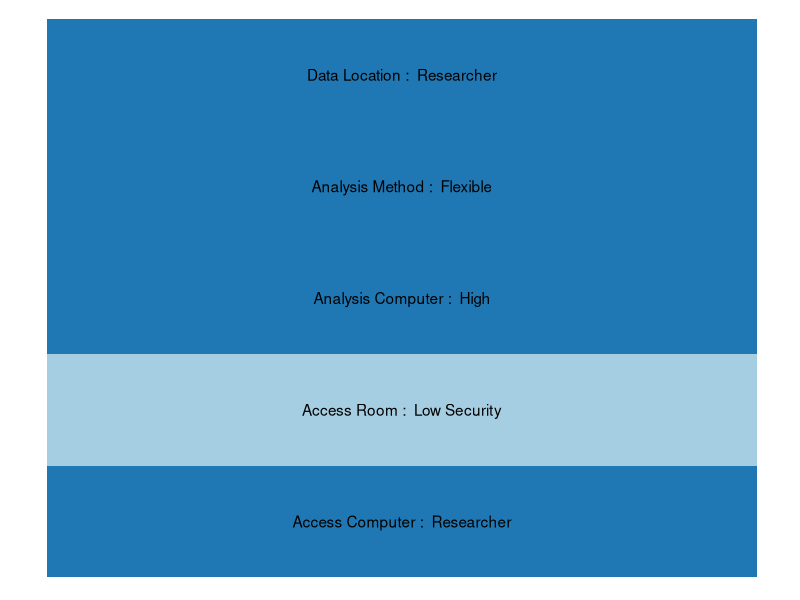
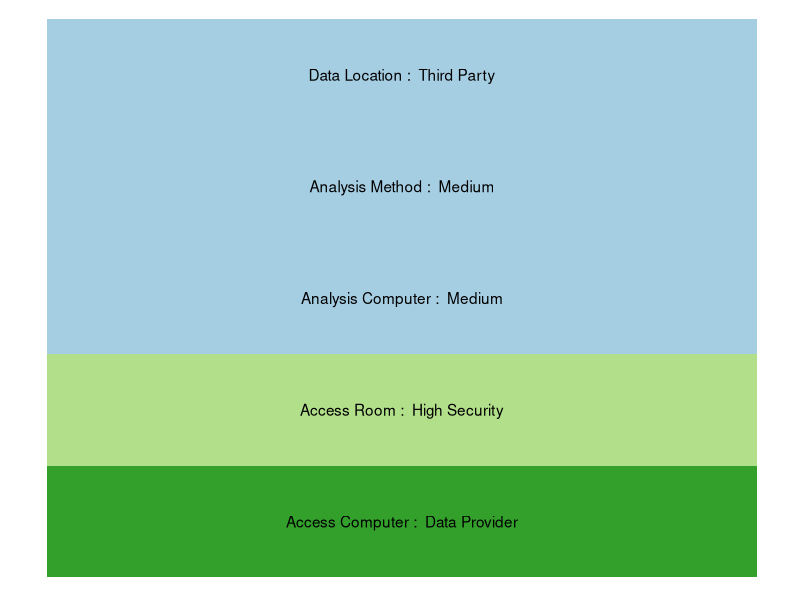
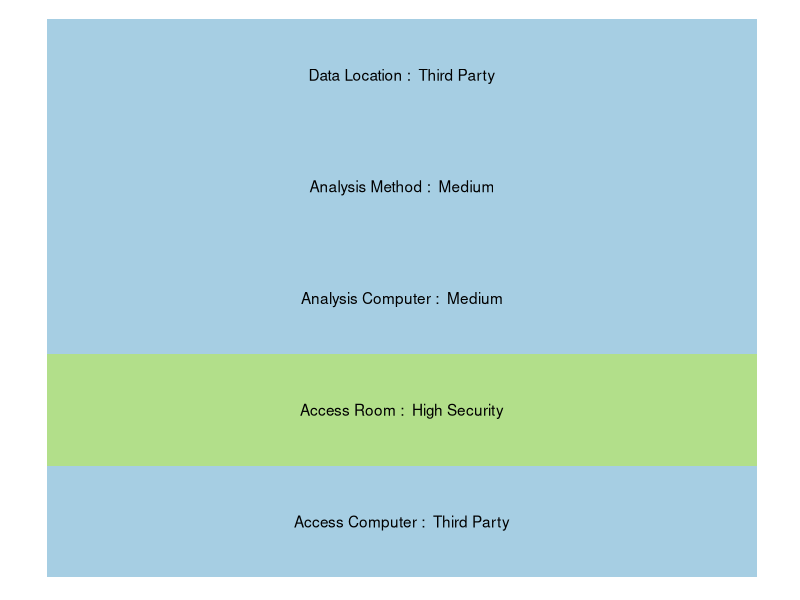
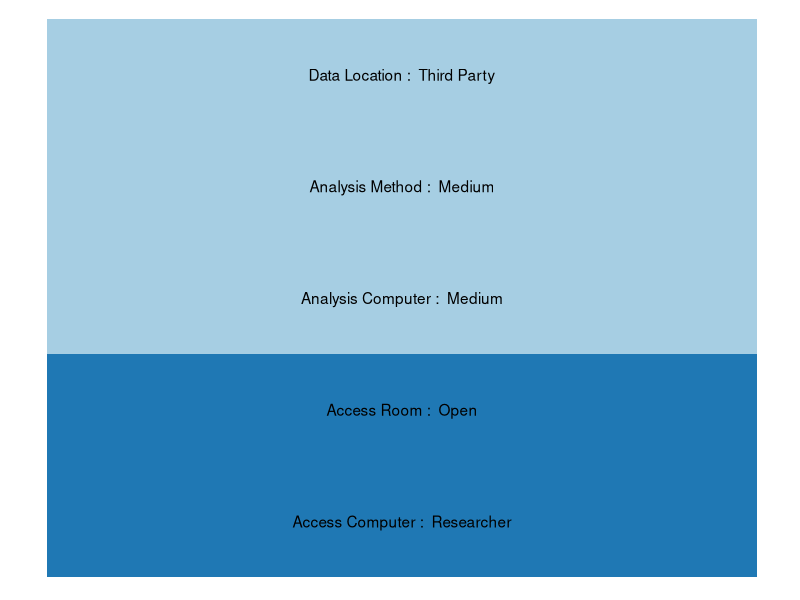
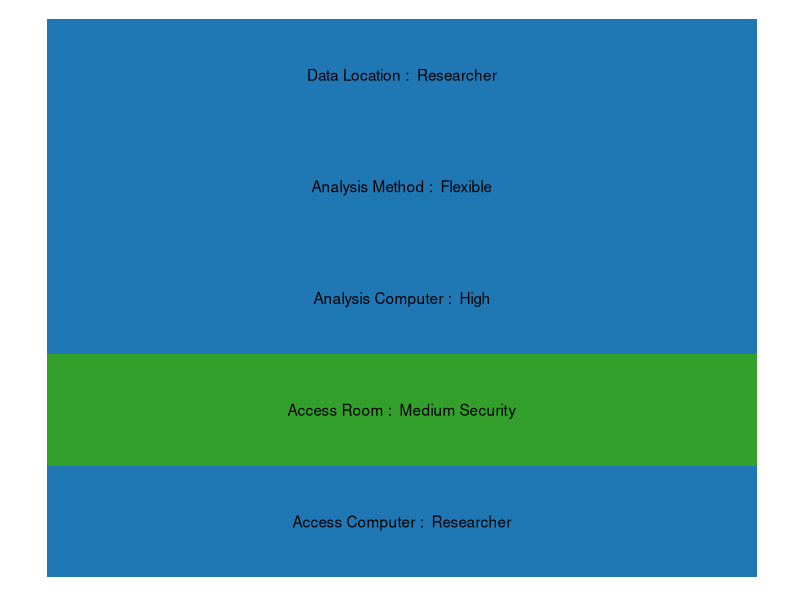
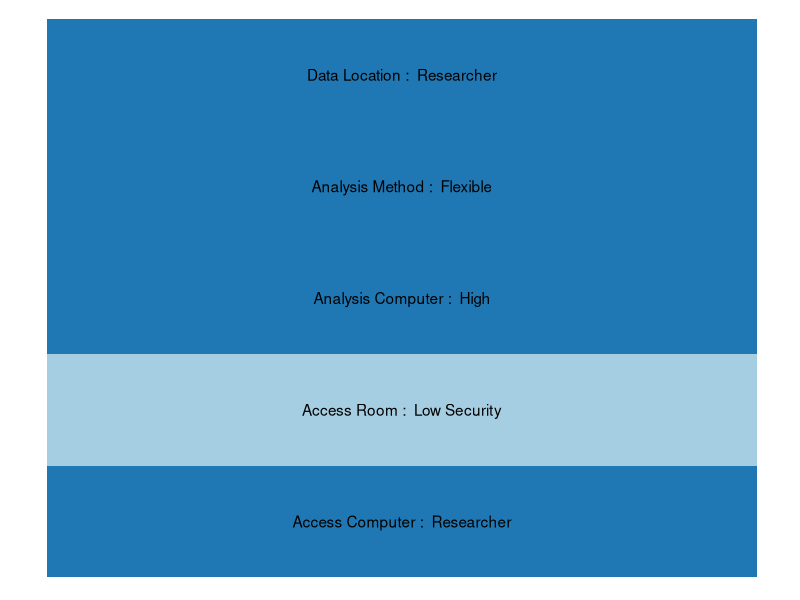
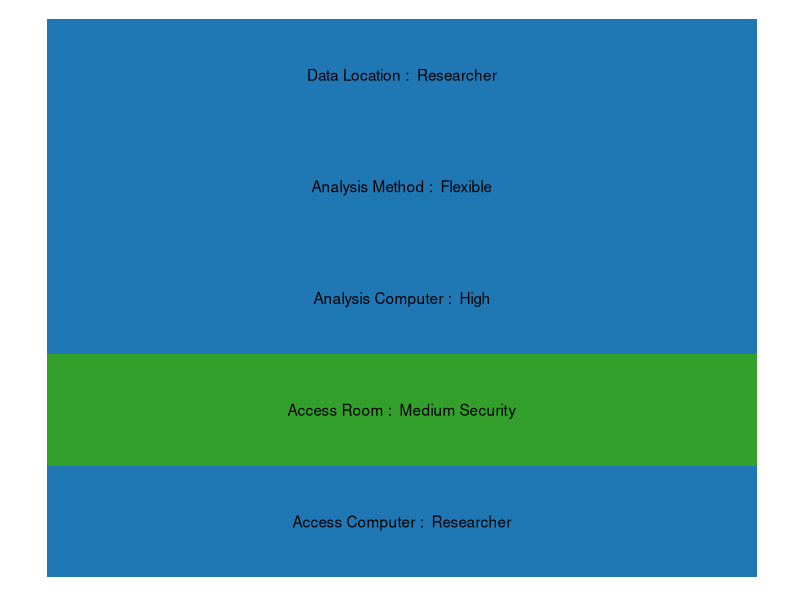
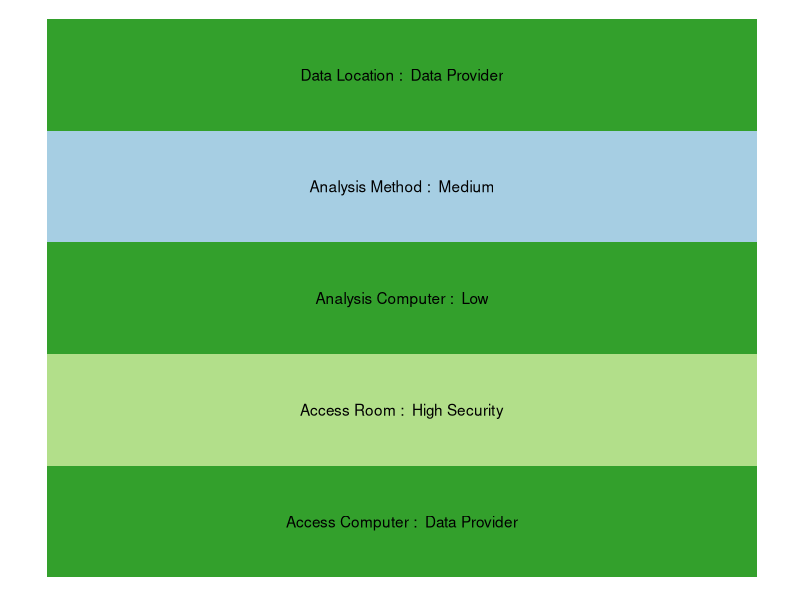

Write the R code that produced these figures, in order.
## ---- chunk 1
library(ggplot2)

 pal <- c(
   "Data Provider" = "#33a02c",
   "Third Party" = "#a6cee3",
   "Researcher" = "#1f78b4",
   "Open" = "#1f78b4",
   "Low Security" = "#a6cee3",
   "Medium Security" = "#33a02c",
   "High Security" = "#b2df8a",
   "Low" = "#33a02c",
   "Medium" = "#a6cee3",
   "High" = "#1f78b4",
   "Restrictive" = "#33a02c",
   "Medium" = "#a6cee3",
   "Flexible" = "#1f78b4"
 )


plot <- function(data) {
 
   databar = data.frame(metrics=data$metrics,rank=as.factor(data$rank))
   databar$rank <- as.character(databar$rank)
   for (i in c(1,3)) {
   databar$rank[i][databar$rank[i] == "1"] <- "Data Provider"
   databar$rank[i][databar$rank[i] == "2"] <- "Third Party"
   databar$rank[i][databar$rank[i] == "3"] <- "Researcher"
   }
   for (i in c(2,5)) {
     databar$rank[i][databar$rank[i] == "2"] <- "Medium"
   }
   databar$rank[2][databar$rank[2] == "1"] <- "Low"
   databar$rank[2][databar$rank[2] == "3"] <- "High"
   databar$rank[4][databar$rank[4] == "1"] <- "High Security"
   databar$rank[4][databar$rank[4] == "2"] <- "Medium Security"
   databar$rank[4][databar$rank[4] == "3"] <- "Low Security"
   databar$rank[4][databar$rank[4] == "4"] <- "Open"
   databar$rank[5][databar$rank[5] == "1"] <- "Restrictive"
   databar$rank[5][databar$rank[5] == "3"] <- "Flexible"
   databar$rank <- as.factor(databar$rank)

   ggplot(databar, aes(x=metrics,y=1)) +
      geom_bar(stat="identity", aes(fill=rank), width=1) +
      theme(axis.title.x=element_blank(),
            axis.text.x=element_blank(),
            axis.ticks.x=element_blank(),
            axis.title.y=element_blank(),
            axis.text.y=element_blank(),
            axis.ticks.y=element_blank(),
            legend.position = "none") +
      scale_fill_manual(values = pal) +
      geom_text(aes(label=paste(metrics,": ",rank)),
                color="black",
                position = position_stack(vjust=0.5)) +
      coord_flip() +
      theme(panel.grid.major = element_blank(), panel.grid.minor = element_blank(),
            panel.background = element_blank())
 
}

## ---- chunk 2
sfusd = data.frame(metrics=c("Data Location","Analysis Computer","Access Computer","Access Room","Analysis Method"),
                  rank=c(3,3,3,3,3))
plot(data=sfusd)

## ---- chunk 3
nbirdt = data.frame(metrics=c("Data Location","Analysis Computer","Access Computer","Access Room","Analysis Method"),
                  rank=c(2,2,1,1,2))
plot(data=nbirdt)
## ---- chunk 4
iab1 = data.frame(metrics=c("Data Location","Analysis Computer","Access Computer","Access Room","Analysis Method"),
                  rank=c(2,2,2,1,2))
plot(data=iab1)
## ---- chunk 5
iab2 = data.frame(metrics=c("Data Location","Analysis Computer","Access Computer","Access Room","Analysis Method"),
                  rank=c(2,2,3,4,2))
plot(data=iab2)
## ---- chunk 6
iab3 = data.frame(metrics=c("Data Location","Analysis Computer","Access Computer","Access Room","Analysis Method"),
                  rank=c(3,3,3,2,3))
plot(data=iab3)
## ---- chunk 7
olda = data.frame(metrics=c("Data Location","Analysis Computer","Access Computer","Access Room","Analysis Method"),
                  rank=c(3,3,3,3,3))
plot(data=olda)
## ---- chunk 8
nces = data.frame(metrics=c("Data Location","Analysis Computer","Access Computer","Access Room","Analysis Method"),
                  rank=c(3,3,3,2,3))
plot(data=nces)
## ---- chunk 9
bls = data.frame(metrics=c("Data Location","Analysis Computer","Access Computer","Access Room","Analysis Method"),
                  rank=c(1,1,1,1,2))
plot(data=bls)
